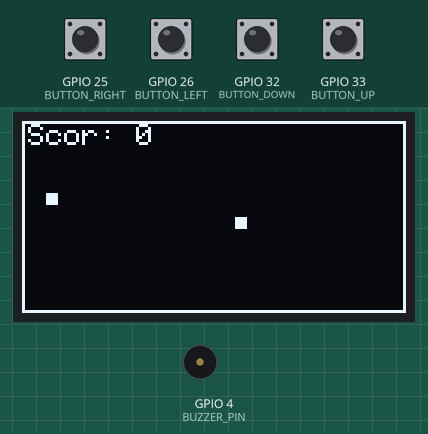
A sketch run on a simulated ESP32. On the bench: 128×64 one-colour display, buzzer (waves = sounding). The inputs (shaded band) are chosen by the test bench; at power-on: GPIO 25 (BUTTON_RIGHT), GPIO 26 (BUTTON_LEFT), GPIO 32 (BUTTON_DOWN), GPIO 33 (BUTTON_UP) HIGH. Random numbers use the default seed unless the sketch sets one.

Above: at 1.2 s.
1.3 s: GPIO 32 (BUTTON_DOWN) pulled LOW for 0.15 s
At 1.46 s:
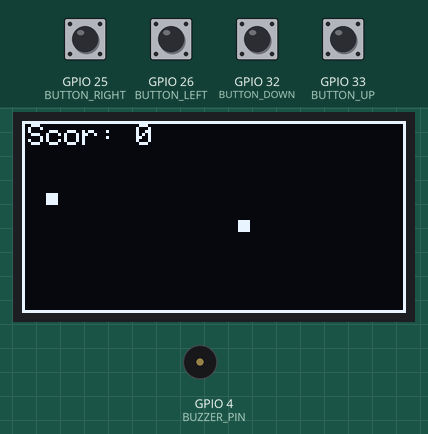
4.4 s: GPIO 25 (BUTTON_RIGHT) pulled LOW for 0.15 s
At 4.64 s:
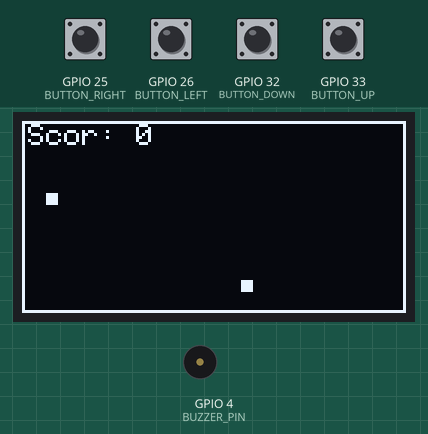
6.0 s: GPIO 32 (BUTTON_DOWN) pulled LOW for 1 s
At 8.5 s:
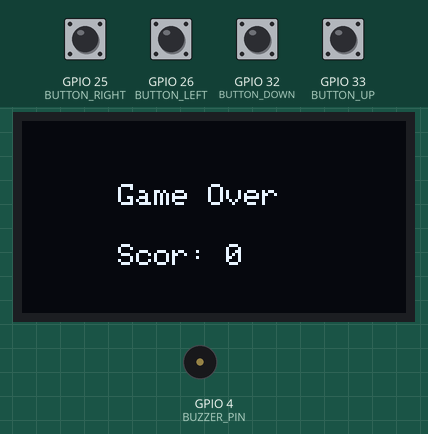
9.6 s: GPIO 33 (BUTTON_UP) pulled LOW for 0.15 s
At 9.76 s:
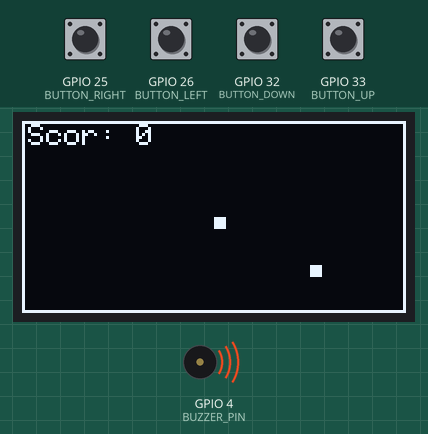
11.2 s: GPIO 26 (BUTTON_LEFT) pulled LOW for 0.15 s
At 11.4 s:
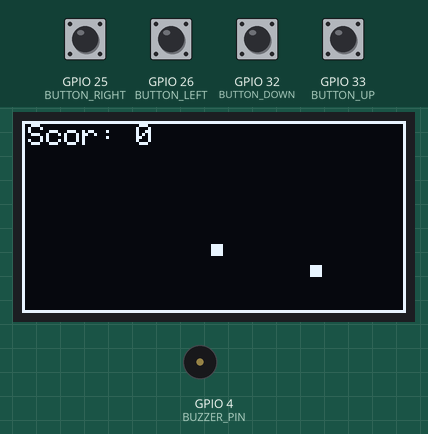
12.8 s: GPIO 33 (BUTTON_UP) pulled LOW for 1 s
At 13.06 s:
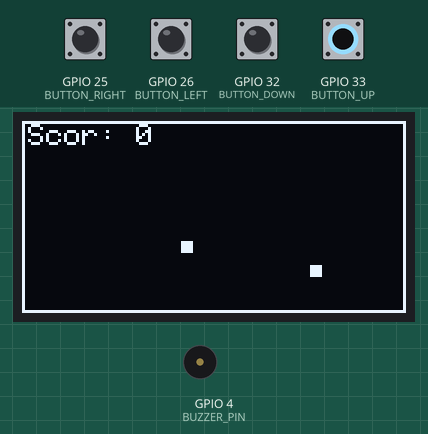
Timing chart, 0 to 15.8 s (numbered marks = the images above; inputs shaded):
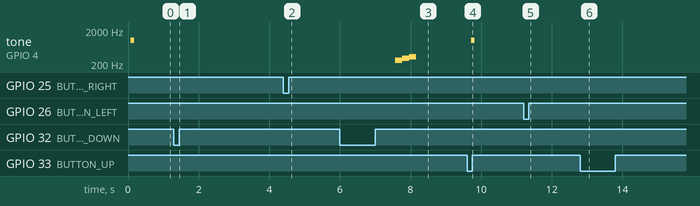

The sketch:

snake_mini.ino
```cpp
#include <SPI.h>
#include <Wire.h>
#include <Adafruit_GFX.h>
#include <Adafruit_SSD1306.h>

#define OLED_RESET -1
#define SCREEN_WIDTH 128
#define SCREEN_HEIGHT 64
Adafruit_SSD1306 display(SCREEN_WIDTH, SCREEN_HEIGHT, &Wire, OLED_RESET);

#define BUTTON_UP 33
#define BUTTON_DOWN 32
#define BUTTON_LEFT 26
#define BUTTON_RIGHT 25

#define BUZZER_PIN 4 // Pinul pentru buzzer

// Definirea tonurilor pentru buzzer
#define TONE_START 1000 // Frecventa sunetului de start
#define TONE_LOSE 1000 // Frecventa sunetului de pierdere
#define TONE_EAT 1500 // Frecventa sunetului de consumare a hranei

// Durata sunetelor
#define SOUND_DURATION 100 // Durata fiecarui sunet in milisecunde

// Starile sunetelor
#define SOUND_NONE 0
#define SOUND_START 1
#define SOUND_LOSE 2
#define SOUND_EAT 3

int buzzerState = SOUND_NONE; // Starea actuala a sunetului

// Proprietatile sarpelui
int *snakeX;
int *snakeY;
int snakeLength = 1;
int snakeDirection = 0; // 0: dreapta, 1: sus, 2: stanga, 3: jos

// Proprietatile hranei
int foodX, foodY;

// Scorul
int scor = 0;

void setup() {
  Serial.begin(115200);

  // Initializarea ecranului
  if (!display.begin(SSD1306_SWITCHCAPVCC, 0x3C)) {
    Serial.println(F("Alocarea SSD1306 a esuat"));
    for (;;);
  }
  // Initializarea butoanelor
  pinMode(BUTTON_UP, INPUT_PULLUP);
  pinMode(BUTTON_DOWN, INPUT_PULLUP);
  pinMode(BUTTON_LEFT, INPUT_PULLUP);
  pinMode(BUTTON_RIGHT, INPUT_PULLUP);

  // Initializarea buzzer-ului
  pinMode(BUZZER_PIN, OUTPUT);

  // Initializarea hranei
  randomSeed(random() * 313 + 4567);

  // Initializarea jocului
  initializeGame();
}

void loop() {
  handleInput();

  // Mutarea sarpelui
  moveSnake();

  // Verificarea coliziunilor
  Collisions();

  // Generarea hranei daca a fost consumata
  checkFood();

  // Desenarea jocului
  drawGame();

  // Actualizarea scorului
  displayScor();

  // Redarea sunetului pentru buzzer daca este necesar
  playBuzzer();

  delay(100);

}

void initializeGame() {
  // Alocarea memoriei pentru sarpe
  snakeX = new int[100];
  snakeY = new int[100];

  // Initializarea sarpelui
  snakeX[0] = SCREEN_WIDTH / 2;
  snakeY[0] = SCREEN_HEIGHT / 2;

  // Initializarea hranei
  generateFood();

  // Initializarea scorului
  scor = 0;

  // Redarea sunetului de start
  buzzerState = SOUND_START;

}

void generateFood() {
  // Generarea pozitiei hranei
  foodX = random(1, SCREEN_WIDTH - 5);
  foodY = random(1, SCREEN_HEIGHT - 5);
}

void handleInput() {

  // Modificarea directiei sarpelui
  if (digitalRead(BUTTON_UP) == LOW && snakeDirection != 3) {
    snakeDirection = 1;
  } else if (digitalRead(BUTTON_DOWN) == LOW && snakeDirection != 1) {
    snakeDirection = 3;
  } else if (digitalRead(BUTTON_LEFT) == LOW && snakeDirection != 0) {
    snakeDirection = 2;
  } else if (digitalRead(BUTTON_RIGHT) == LOW && snakeDirection != 2) {
    snakeDirection = 0;
  }
}

void moveSnake() {
  // Miscarea corpului sarpelui
  for (int i = snakeLength - 1; i > 0; i--) {
    snakeX[i] = snakeX[i - 1];
    snakeY[i] = snakeY[i - 1];
  }

  // Miscarea capului sarpelui
  switch (snakeDirection) {
    case 0: snakeX[0]++; break; // Dreapta
    case 1: snakeY[0]--; break; // Sus
    case 2: snakeX[0]--; break; // Stanga
    case 3: snakeY[0]++; break; // Jos
  }
}

void Collisions() {
  // Verificarea coliziunilor cu marginile ecranului
  if (snakeX[0] >= SCREEN_WIDTH || snakeX[0] < 0 || snakeY[0] >= SCREEN_HEIGHT || snakeY[0] < 0) {
    buzzerState = SOUND_LOSE;
    gameOver();
  }

  // Verificarea coliziunilor cu propriul corp
  for (int i = 1; i < snakeLength; i++) {
    if (snakeX[0] == snakeX[i] && snakeY[0] == snakeY[i]) {
      buzzerState = SOUND_LOSE;
      gameOver();
    }
  }
}

void checkFood() {
  if (snakeX[0] == foodX && snakeY[0] == foodY) {
    // Cresterea lungimii sarpelui
    snakeLength++;

    // Cresterea scorului
    scor += 5;

    // Generarea unei noi bucati de mancare
    generateFood();

    // Redarea sunetului pentru consumarea hranei
    buzzerState = SOUND_EAT;
  }
}

void drawGame() {
  // stergerea ecranului
  display.clearDisplay();

  // Desenarea marginilor ecranului
  display.drawRect(0, 0, SCREEN_WIDTH, SCREEN_HEIGHT, SSD1306_WHITE);

  // Desenarea sarpelui
  for (int i = 0; i < snakeLength; i++) {
    display.fillRect(snakeX[i], snakeY[i], 4, 4, SSD1306_WHITE);
  }

  // Desenarea hranei
  display.fillRect(foodX, foodY, 4, 4, SSD1306_WHITE);

  // Actualizarea ecranului
  display.display();
}

void displayScor() {
  // Afisarea scorului pe ecran
  display.setTextSize(1);
  display.setTextColor(SSD1306_WHITE);
  display.setCursor(2, 1.5);
  display.print("Scor: ");
  display.println(scor);
  display.display();
}

void gameOver() {
  // Afisarea ecranului de sfarsit de joc
  display.clearDisplay();
  display.setTextSize(1.5);
  display.setTextColor(SSD1306_WHITE);
  display.setCursor(SCREEN_WIDTH / 4, SCREEN_HEIGHT / 3);
  display.println("Game Over");
  display.setTextSize(1.5);
  display.setCursor(SCREEN_WIDTH / 4, (SCREEN_HEIGHT / 3) + 20);
  display.print("Scor: ");
  display.println(scor);
  display.display();
  buzzerState = SOUND_LOSE;
  playBuzzer();

  // Asteptarea inceperii unui nou joc
  while (true) {
    if (digitalRead(BUTTON_UP) == LOW) {
      // Initierea unui nou joc
      initializeGame();
      return;
    }
    delay(100);
  }

}

void playBuzzer() {
  // Redarea sunetului corespunzator starii buzzer-ului
  switch (buzzerState) {
    case SOUND_START:
      tone(BUZZER_PIN, TONE_START, SOUND_DURATION);
      delay(SOUND_DURATION);
      noTone(BUZZER_PIN);
      buzzerState = SOUND_NONE;
      break;
    case SOUND_LOSE:
      tone(BUZZER_PIN, 262, 200);
      delay(200);
      tone(BUZZER_PIN, 294, 200);
      delay(200);
      tone(BUZZER_PIN, 330, 200);
      delay(200);
      noTone(BUZZER_PIN);
      buzzerState = SOUND_NONE;
      break;
    case SOUND_EAT:
      tone(BUZZER_PIN, TONE_EAT, SOUND_DURATION);
      delay(SOUND_DURATION);
      noTone(BUZZER_PIN);
      buzzerState = SOUND_NONE;
      break;
    default:
      break;
  }
}
```

Measured:
- after the input at 6.0 s, tone on GPIO 4 (BUZZER_PIN): silent → 262 Hz after 1.6 s, → 294 Hz 0.20 s later, → 330 Hz 0.20 s later, → silent 0.20 s later
- after the input at 9.6 s, tone on GPIO 4 (BUZZER_PIN): silent → 1000 Hz after 0.12 s, → silent 0.10 s later; the display: first changes after 0.09 s (image 4 shows a later state)
